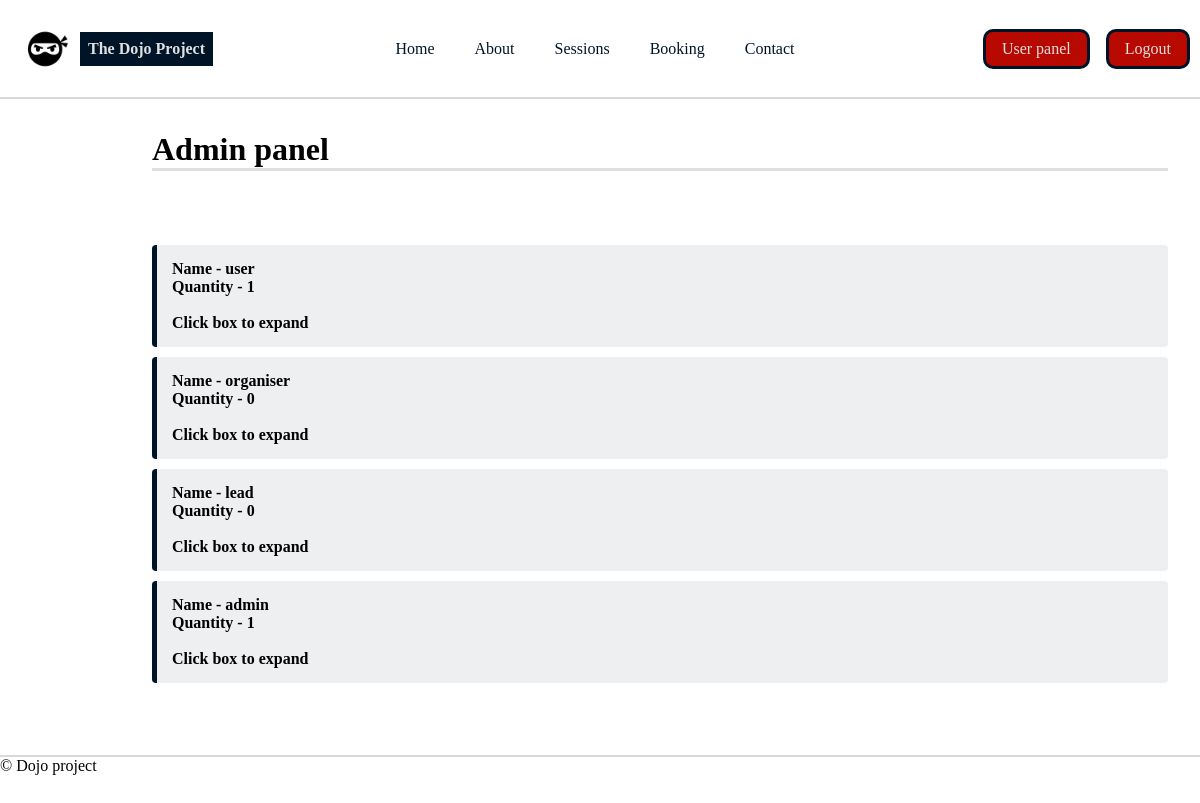
Page /admin (signed in) on the earlier database version.
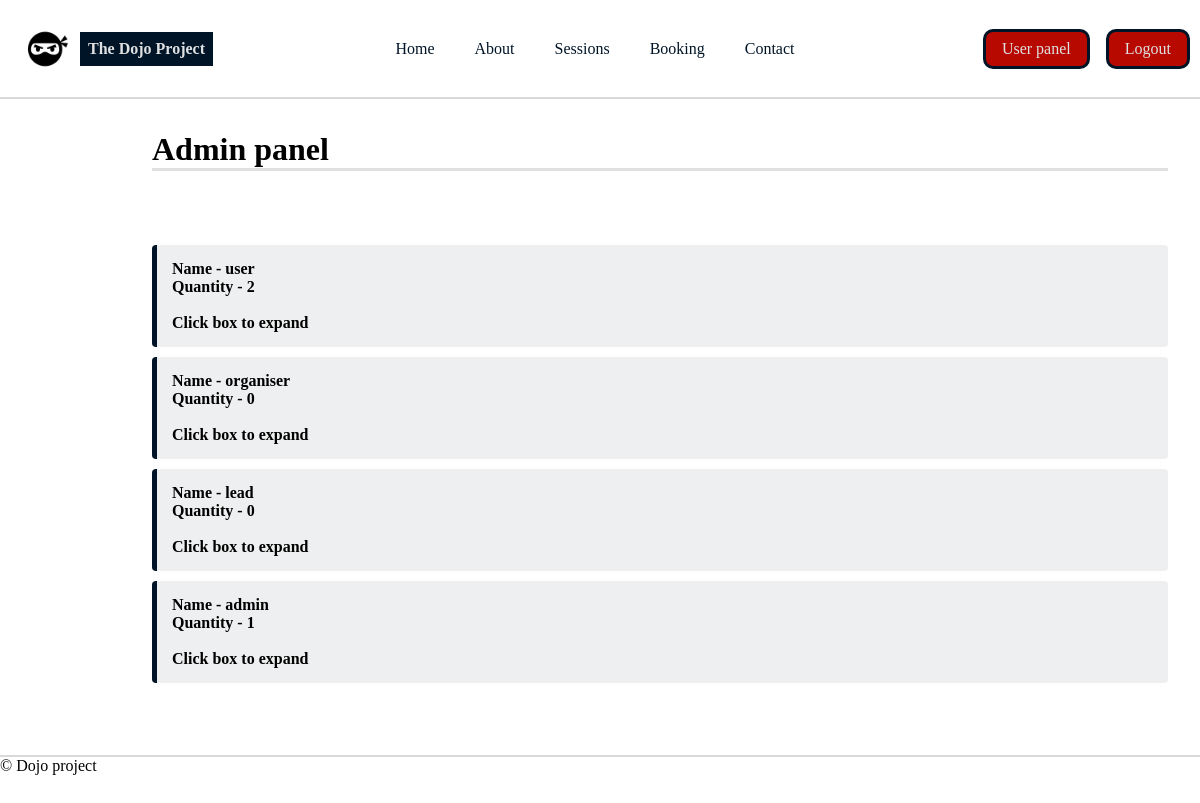
Same page on the later database version.
### tables this page shows
CREATE TABLE access_rights (id INTEGER PRIMARY KEY NOT NULL, name TEXT NOT NULL, quantity INTEGER NOT NULL);

### main.py (the view)
@app.route('/admin', methods=['GET', 'POST'])
@login_required
def admin():
    if request.method == 'POST':
        form_id = request.form['form_id']
        if form_id == 'add':
            user_id = request.form['user_id']
        elif form_id == 'remove':
            print()
    else:
        access = getAccess()
        return render_template('admin-panel.html', access = access)

### main.py (called while the page is built)
def getAccess():
    try:
        cursor = connection.cursor()
        cursor.execute("SELECT * FROM access_rights")
        access = cursor.fetchall()
    except sqlite3.Error as error:
        print("Database error:", error)
    finally:
        cursor.close()
    return access

@login_manager.user_loader
def load_user(user_id):
    cursor = connection.cursor()
    cursor.execute("SELECT * FROM users WHERE id=?", (user_id,))
    user = cursor.fetchone()
    cursor.close()
    if user:
        return User(id=user[0], forename=user[1], surname=user[2], email=user[3], password=user[4], access=user[5])
    return None

### templates/admin-panel.html (shortened to what this page needs)
{% extends ('base.html') %}
{% set interaction = closed %}
{% block content %}
    <div class="content">
        <h1>Admin panel</h1>
        <hr>
    </div>
    {% if current_user.access == 4 %}
    <div class="content">
        <div class="upcoming-events">
            <ul>
                {% for access in access %}
                <li class="event-item" onclick="changeClass('{{access[1]}}')" >Name - {{access[1]}} <br> Quantity - {{access[2]}} <br> <div id="{{access[1]}}" style="display: none;">hello world</div> <br> <p id="expand{{access[1]}}">Click box to expand</p></li>
                {% endfor %}
            </ul>
        </div>
    </div>
    {% else %}
    <div class="content">
        <p>You do not have access to this page.</p>
        <a href="{{ url_for('home') }}">Return to the home page</a>
    </div>
    {% endif %}
{% endblock %}

### templates/base.html (shortened to what this page needs)
<!DOCTYPE html>
<html lang="en">
    <head>
        <link rel="stylesheet" href="{{ url_for('static', filename='styles.css') }}">
    </head>
    <body>
        <header>
            <div id="navbar">
                <a href="{{ url_for('home') }}">
                <div id="logo-title-container">
                    <div id="logo">
                        <img src="{{ url_for('static', filename='ninja.png') }}" alt="Dojo logo">
                    </div>
                    <div id=title>
                        <h1>The Dojo Project</h1>
                    </div>
                </div>
                </a>
                <div id="nav-links">
                    <a href="{{ url_for('home') }}" {% if active=="home" %}class="active"{% endif %}>Home</a>
                    <a href="{{ url_for('about') }}" {% if active=="about" %}class="active"{% endif %}>About</a>
                    <a href="{{ url_for('sessions') }}" {% if active=="sessions" %}class="active"{% endif %}>Sessions</a>
                    <a href="{{ url_for('booking') }}" {% if active=="booking" %}class="active"{% endif %}>Booking</a>
                    <a href="{{ url_for('contact') }}" {% if active=="contact" %}class="active"{% endif %}>Contact</a>
                </div>
                <div id="auth-buttons">
                    {% if current_user.is_authenticated %}
                    <a href="{{ url_for('user') }}">User panel</a>
                    <a href="{{ url_for('signout') }}">Logout</a>
                    {% else %}
                    <a href="{{ url_for('signin') }}">Sign in</a>
                    <a href="{{ url_for('signup') }}">Sign up</a>
                    {% endif %}
                </div>
            </div>
        </header>
        {% block content %}{% endblock %}
        <footer>
            <p>&copy; Dojo project </p>
        </footer>
    </body>
</html>

### static/styles.css (style rules this page uses)
* { font-family: Verdana (sans-serif); margin: 0; padding: 0; box-sizing: border-box; }
body { background-color: #ffffff; min-height: 2000px; }
footer { border-top: 2px solid; border-color: #d9d9d9; }
a { text-decoration: none; }
#navbar { display: flex; height: 99px; align-items: center; background-color: #ffffff; border-bottom: 2px solid; border-color: #d9d9d9; justify-content: space-between; }
#logo-title-container { display: flex; margin-left: 20px; align-items: center; gap: 20px; }
#title { padding: 8px; background-color: #001427; color: #dfe0e2; font-size: 8px; }
#logo { display: flex; align-items: center; }
#logo > img { width: 40px; height: auto; margin-left: 20%; }
#nav-links { display: flex; margin-left: auto; gap: 8px; }
#nav-links > a { height: 42px; padding: 8px 16px; min-width: 62px; font-size: 16px; border-radius: 10px; color: #001427; text-align: center; align-content: center; }
#auth-buttons { display: flex; margin-left: auto; right: 0; }
#auth-buttons > a { margin: 6px; padding: 8px 16px; border: 3px solid; border-color: #001427; background-color: #b70900; color: #dfe0e2; border-radius: 10px; margin-right: 10px; }
.content { width: 90%; margin: 0 auto; margin-left: 10%; padding: 2em; }
.content > hr { background-color: #dfe0e2; height: 3px; border: none; }
.upcoming-events { margin-bottom: 40px; }
.upcoming-events ul { list-style-type: none; padding: 0; margin: 0; }
.event-item { padding: 15px; margin: 10px 0; background-color: #eeeff0; border-left: 5px solid #001427; border-radius: 4px; font-weight: bold; transition: transform 0.2s; }

Differences in the rows shown:
changed access_rights "user": quantity "1" → "2"
